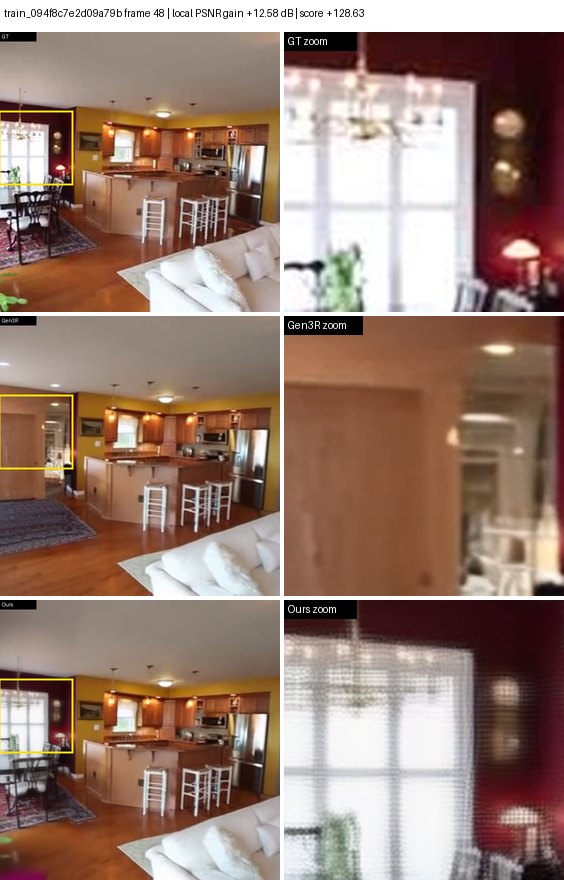
#> input picture 3d-reconstruction/data/results/github_release/paper1_selective_generation/paper/figs/obvious_cases/01_window_recovery.png, 564 x 880 px
$ python e219_topvenue_teaser.py
#> lines starting #> are read from the running program, lines starting #| are printed output that depends on the picture
"""Build the Paper 1 teaser from released qualitative panels only.

The release does not contain raw input or Flash3D images for the selected cases.
This script therefore composes the strongest honest comparison available:
GT, Gen3R, and the injected candidate for three successes and one injected
failure that motivates a future fallback. It never claims a routing decision or
synthesizes or substitutes missing method images.
"""

from __future__ import annotations

import argparse
from pathlib import Path

from PIL import Image, ImageDraw, ImageFont

YELLOW = (255, 214, 0)
DARK = (22, 24, 30)
GREEN = (30, 130, 76)
RED = (180, 45, 45)


def font(size: int, bold: bool = False) -> ImageFont.FreeTypeFont | ImageFont.ImageFont:
    candidates = [
        "/System/Library/Fonts/Supplemental/Arial Bold.ttf"
        if bold
        else "/System/Library/Fonts/Supplemental/Arial.ttf",
        "/usr/share/fonts/truetype/dejavu/DejaVuSans-Bold.ttf"
        if bold
        else "/usr/share/fonts/truetype/dejavu/DejaVuSans.ttf",
    ]
    for candidate in candidates:
        if Path(candidate).exists():
            return ImageFont.truetype(candidate, size)
    return ImageFont.load_default()


def success_rows(path: Path) -> list[Image.Image]:
    image = Image.open(path).convert("RGB")
#> image is the input picture: PIL image 564x880 RGB; mean R, G, B 152.4, 126.6, 114.6
    header = 32
    row_height = (image.height - header - 8) // 3
#> row_height = 280
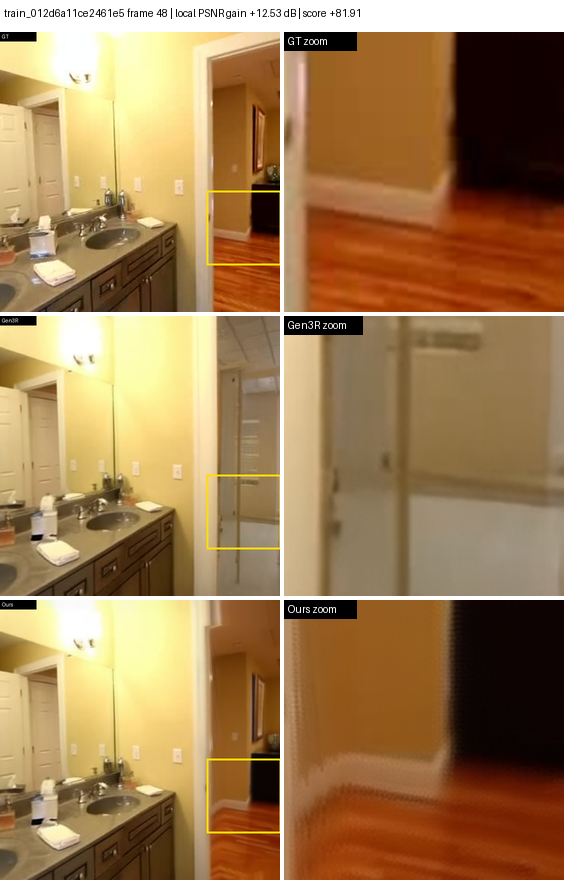
#> input picture 3d-reconstruction/data/results/github_release/paper1_selective_generation/paper/figs/obvious_cases/02_doorway_recovery.png, 564 x 880 px
#> in success_rows, image is the input picture: PIL image 564x880 RGB; mean R, G, B 159.7, 125.3, 82.5
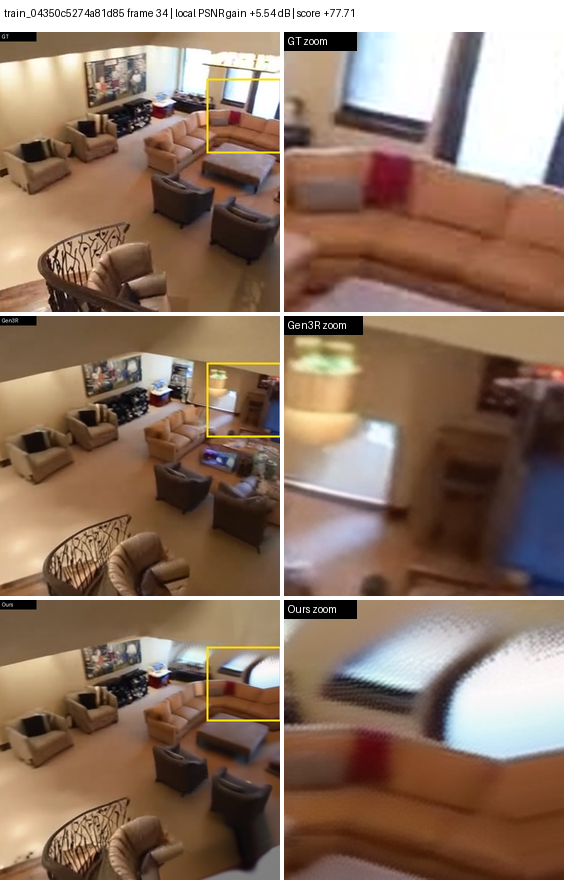
#> input picture 3d-reconstruction/data/results/github_release/paper1_selective_generation/paper/figs/obvious_cases/03_sofa_window_recovery.png, 564 x 880 px
#> in success_rows, image is the input picture: PIL image 564x880 RGB; mean R, G, B 141.6, 116.5, 99.3
    return [
        image.crop(
            (
                0,
                header + i * (row_height + 4),
                image.width,
                header + i * (row_height + 4) + row_height,
            )
        )
        for i in range(3)
    ]


def failure_rows(path: Path) -> list[Image.Image]:
    image = Image.open(path).convert("RGB")
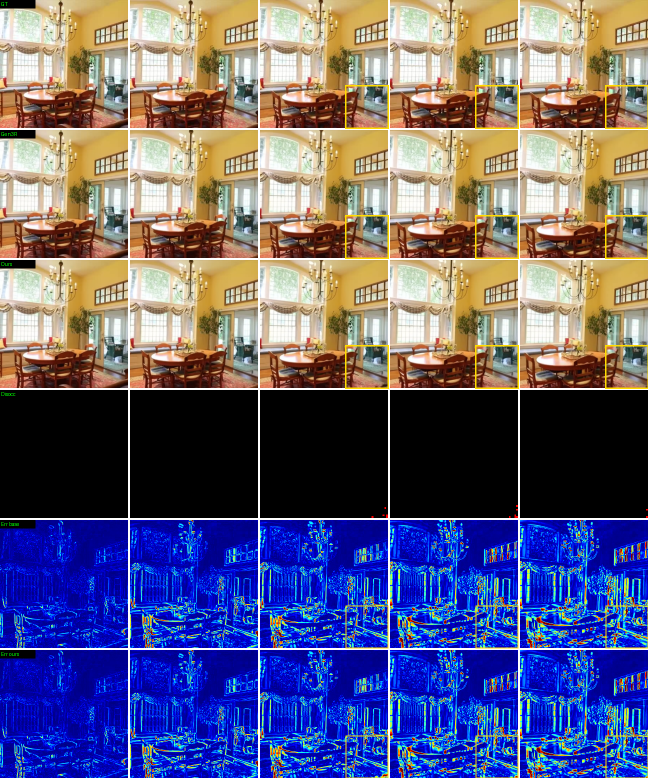
#> input picture 3d-reconstruction/data/results/github_release/paper1_selective_generation/paper/figs/panel_failure_boxed.png, 1296 x 1556 px (shown at 1/2 size)
#> image is the input picture: PIL image 1296x1556 RGB; mean R, G, B 98.3, 94.8, 124.3
    columns = 6
    rows = 6
    cell_width = image.width // columns
#> cell_width = 216
    cell_height = image.height // rows
#> cell_height = 259
    # The fourth target has the released yellow ROI and is readable when enlarged.
    column = 3
    return [
        image.crop(
            (
                column * cell_width,
                i * cell_height,
                (column + 1) * cell_width,
                (i + 1) * cell_height,
            )
        )
        for i in range(3)
    ]


def fit(image: Image.Image, size: tuple[int, int]) -> Image.Image:
    target_width, target_height = size
    scale = min(target_width / image.width, target_height / image.height)
    resized = image.resize(
        (round(image.width * scale), round(image.height * scale)),
        Image.Resampling.LANCZOS,
    )
    canvas = Image.new("RGB", size, "white")
    canvas.paste(
        resized,
        ((target_width - resized.width) // 2, (target_height - resized.height) // 2),
    )
    return canvas


def main() -> None:
    parser = argparse.ArgumentParser()
    parser.add_argument(
        "--fig-dir",
        type=Path,
        default=Path(__file__).resolve().parents[1] / "paper" / "figs",
    )
    parser.add_argument("--out", type=Path, default=None)
    args = parser.parse_args()
    fig_dir = args.fig_dir
    output = args.out or fig_dir / "fig_teaser_aligned.png"

    cases = [
        (
            "Window recovery",
            "+12.58 dB local",
            success_rows(fig_dir / "obvious_cases" / "01_window_recovery.png"),
            False,
        ),
        (
            "Doorway recovery",
            "+12.53 dB local",
            success_rows(fig_dir / "obvious_cases" / "02_doorway_recovery.png"),
            False,
        ),
        (
            "Sofa/window recovery",
            "+5.54 dB local",
            success_rows(fig_dir / "obvious_cases" / "03_sofa_window_recovery.png"),
            False,
        ),
        (
            "Injected failure",
            "Future fallback needed",
            failure_rows(fig_dir / "panel_failure_boxed.png"),
            True,
        ),
    ]

    label_width, cell_width, cell_height = 155, 390, 245
    header_height, footer_height, gap = 82, 66, 8
    width = label_width + len(cases) * cell_width + (len(cases) - 1) * gap
#> width = 1739
    height = header_height + 3 * cell_height + 2 * gap + footer_height
    canvas = Image.new("RGB", (width, height), "white")
#> canvas: PIL image 1739x899 RGB; every value is 255
    draw = ImageDraw.Draw(canvas)
    draw.rectangle((0, 0, width, header_height), fill=DARK)

    for index, (title, metric, rows, rejected) in enumerate(cases):
        x = label_width + index * (cell_width + gap)
        accent = RED if rejected else GREEN
        draw.rectangle((x, 0, x + cell_width, 7), fill=accent)
        draw.text((x + 10, 18), title, fill="white", font=font(22, True))
        draw.text(
            (x + 10, 48),
            metric,
            fill=YELLOW if rejected else (180, 235, 200),
            font=font(18, True),
        )
        for row_index, image in enumerate(rows):
            y = header_height + row_index * (cell_height + gap)
            canvas.paste(fit(image, (cell_width, cell_height)), (x, y))
            draw.rectangle(
                (x, y, x + cell_width - 1, y + cell_height - 1),
                outline=(180, 180, 180),
                width=1,
            )
#> this loop made 4 passes
#> (title, metric, rejected, x, accent) on passes 1 to 4: ('Window recovery', '+12.58 dB local', False, 155, (30, 130, 76)), ('Doorway recovery', '+12.53 dB local', False, 553, (30, 130, 76)), ('Sofa/window recovery', '+5.54 dB local', False, 951, (30, 130, 76)), ('Injected failure', 'Future fallback needed', True, 1349, (180, 45, 45))
#> pass 1, in fit (call 2), `resized = image.resize( (round(image.width * scale), round(image.heigh..`:
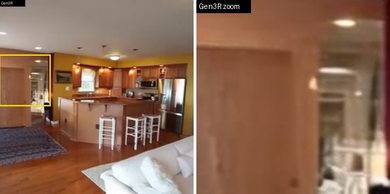
#> resized: PIL image 390x194 RGB; mean R, G, B 140.6, 105.6, 84.2
#> pass 1, in fit (call 3), `resized = image.resize( (round(image.width * scale), round(image.heigh..`:
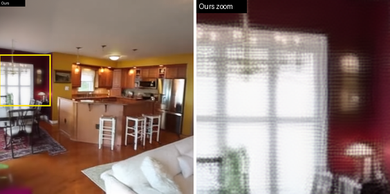
#> resized: PIL image 390x194 RGB; mean R, G, B 146, 124.3, 116.4
#> after the loop:
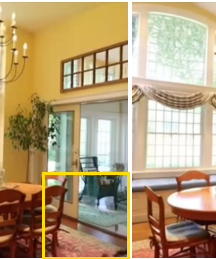
#> image: PIL image 216x259 RGB; mean R, G, B 180.1, 157.4, 120.4

    labels = ["Ground truth", "Gen3R baseline", "Injected candidate"]
#> labels = ['Ground truth', 'Gen3R baseline', 'Injected candidate']
    for index, label in enumerate(labels):
        y = header_height + index * (cell_height + gap)
        draw.text((8, y + cell_height // 2 - 12), label, fill=DARK, font=font(19, True))
#> this loop made 3 passes
#> (label, y) on passes 1 to 3: ('Ground truth', 82), ('Gen3R baseline', 335), ('Injected candidate', 588)

    footer_y = height - footer_height
    draw.rectangle((0, footer_y, width, height), fill=(242, 244, 247))
    draw.text(
        (label_width + 10, footer_y + 10),
        "Released GT / Gen3R / injected assets only; input and Flash3D unavailable.",
        fill=DARK,
        font=font(17),
    )
    failure_x = label_width + 3 * (cell_width + gap)
    draw.text(
        (failure_x + 10, footer_y + 34),
        "No routing decision; proposed fallback only",
        fill=RED,
        font=font(17, True),
    )

    output.parent.mkdir(parents=True, exist_ok=True)
    canvas.save(output, optimize=True)
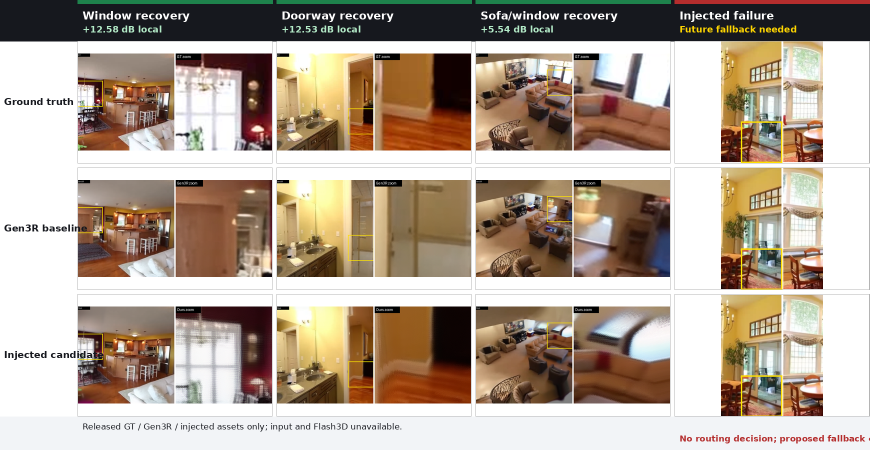
#> saved as fig_teaser_aligned.png: PIL image 1739x899 RGB (shown at 1/2 size); mean R, G, B 179, 164.3, 150
    print(f"saved {output} ({canvas.width}x{canvas.height})")
#| saved 3d-reconstruction/data/results/github_release/paper1_selective_generation/paper/figs/fig_teaser_aligned.png (1739x899)


if __name__ == "__main__":
    main()
